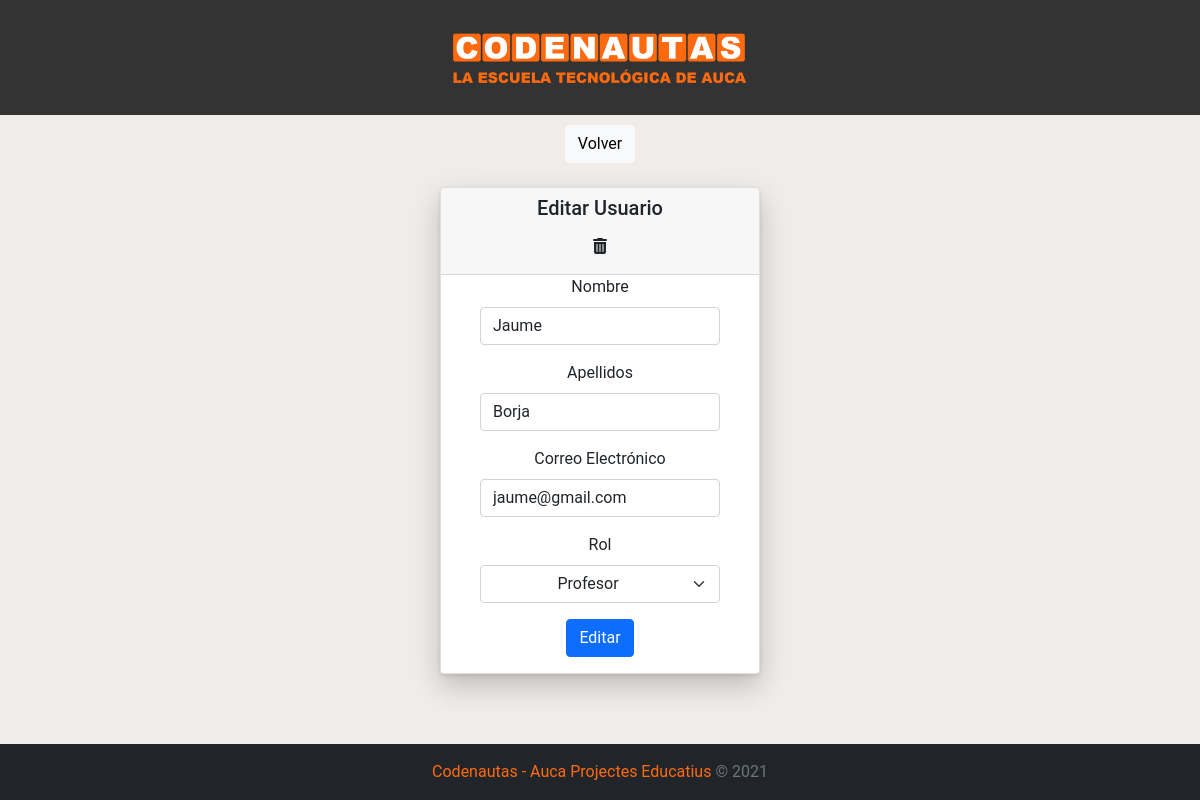
Screenshot of /editar_usuario.php?id=3 with the database file from the repository.
### tables this page shows
CREATE TABLE `usuarios` (
  `id` int(11) NOT NULL,
  `nombre` varchar(200) NOT NULL,
  `apellidos` varchar(400) NOT NULL,
  `email` varchar(200) NOT NULL,
  `password` varchar(400) NOT NULL,
  `rol` varchar(20) NOT NULL
);

### editar_usuario.php (the view, shortened to what this page needs)
<?php
    require 'database.php';
    $id = $_GET["id"];
    $select = "SELECT * FROM usuarios WHERE id = '$id'";
    $query = $conn->query($select);
    $count = $query->rowCount();
    if ($count != 0)
    {
        foreach ($query as $row)
        {
            $nombre =  $row['nombre'];
            $apellidos = $row['apellidos'];
            $email = $row['email'];
            $rol = $row['rol'];
        }
    }
?>
<!DOCTYPE html>
<html>
    <head>
        <link href="https://cdn.jsdelivr.net/npm/bootstrap@5.0.2/dist/css/bootstrap.min.css" rel="stylesheet">
        <link rel="stylesheet" type="text/css" href="assets/css/estilo.css">
        <link rel="stylesheet" type="text/css" href="assets/css/avatar.css">
    </head>
    <body style=" background-color: #efecea; background-size: cover;">
        <?php require('vista/header.php'); ?>
        <div>
            <button type="button" class="btn btn-light" onclick="volver(event)">Volver</button>
        </div>
        <br>
        <div class="container">
            <div class="row row-cols-1 row-cols-sm-1 row-cols-md-1 g-3">
                <div class="col">
                    <div class="card" id="input-card" style="width: 20rem; display: block; margin: 0 auto;">
                        <div class="card-header">
                            <h5>Editar Usuario</h5>
                            <button type="button" class="btn" data-bs-toggle="modal" data-bs-target="#staticBackdrop"><i class="fa-solid fa-trash-can" id="delete"></i></button>
                        </div>
                        <div class="mb-3">
                            <label class="form-label">Nombre</label>
                            <input type="text" class="form-control" id="nombre" required style="width: 15rem; display: block; margin: 0 auto;" value="<?php echo $nombre; ?>"/>
                        </div>
                        <div class="mb-3">
                            <label class="form-label">Apellidos</label>
                            <input type="text" class="form-control" id="apellidos" required style="width: 15rem; display: block; margin: 0 auto;" value="<?php echo $apellidos; ?>"/>
                        </div>
                        <div class="mb-3">
                            <label class="form-label">Correo Electrónico</label>
                            <input type="email" class="form-control" id="email" required style="width: 15rem; display: block; margin: 0 auto;" value="<?php echo $email; ?>"/>
                        </div>
                        <div class="mb-3">
                            <label class="form-label">Rol</label>
                            <select class="form-select" style="text-align: center; width: 15rem; display: block; margin: 0 auto;" id="rol" required>
                                <?php
                                    if($rol == "admin")
                                    {
                                        echo "<option value='admin' selected> Administrador </option>";
                                        echo "<option value=profe> Profesor </option>";
                                    }
                                    else
                                    {
                                        echo "<option value=profe selected> Profesor </option>";
                                    }
                                ?>
                            </select>
                        </div>
                        <div class="mb-3">
                            <button type="button" class="btn btn-primary" id="btn">Editar</button>
                        </div>
                    </div>
                </div>
            </div>
        </div>
        <br>
        <?php require('vista/footer.php'); ?>
    </body>
</html>

### assets/css/estilo.css (style rules this page uses)
body { margin: 0; padding: 0; font-family: 'Roboto', sans-serif; text-align: center; }
#input-card { box-shadow: rgb(0 0 0 / 20%) 0px 12px 28px 0px, rgb(0 0 0 / 10%) 0px 2px 4px 0px, rgb(255 255 255 / 5%) 0px 0px 0px 1px inset; }

### rows the page displays
usuarios: nombre "Jaume", apellidos "Borja", email "jaume@gmail.com", rol "Profesor"
